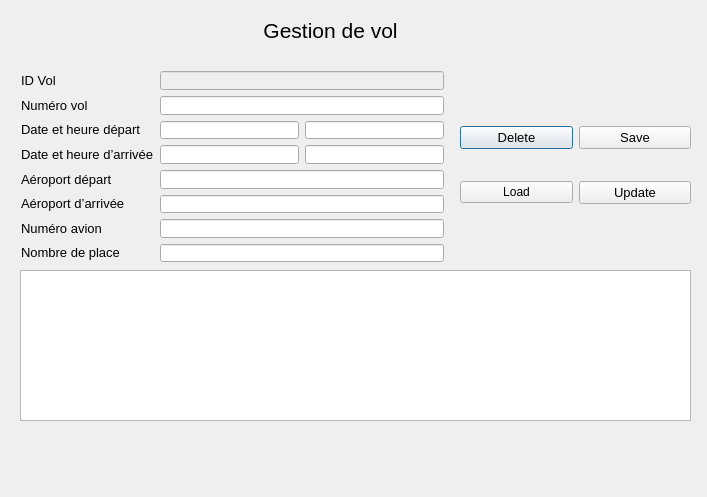
<?xml version="1.0" encoding="UTF-8"?>
<ui version="4.0">
 <class>GestionVol_Dialog</class>
 <widget class="QDialog" name="GestionVol_Dialog">
  <property name="geometry">
   <rect>
    <x>0</x>
    <y>0</y>
    <width>707</width>
    <height>497</height>
   </rect>
  </property>
  <property name="windowTitle">
   <string>Dialog</string>
  </property>
  <widget class="QTableView" name="tableView">
   <property name="geometry">
    <rect>
     <x>20</x>
     <y>270</y>
     <width>671</width>
     <height>151</height>
    </rect>
   </property>
  </widget>
  <widget class="QWidget" name="layoutWidget_2">
   <property name="geometry">
    <rect>
     <x>460</x>
     <y>100</y>
     <width>231</width>
     <height>131</height>
    </rect>
   </property>
   <layout class="QVBoxLayout" name="verticalLayout_4">
    <item>
     <layout class="QHBoxLayout" name="horizontalLayout_5">
      <item>
       <widget class="QPushButton" name="delete_2">
        <property name="font">
         <font>
          <family>Segoe UI</family>
          <pointsize>10</pointsize>
         </font>
        </property>
        <property name="text">
         <string>Delete</string>
        </property>
        <property name="icon">
         <iconset>
          <normaloff>Data/Pictures/delete.png</normaloff>Data/Pictures/delete.png</iconset>
        </property>
        <property name="iconSize">
         <size>
          <width>45</width>
          <height>45</height>
         </size>
        </property>
       </widget>
      </item>
      <item>
       <widget class="QPushButton" name="save">
        <property name="font">
         <font>
          <family>Segoe UI</family>
          <pointsize>10</pointsize>
         </font>
        </property>
        <property name="text">
         <string>Save</string>
        </property>
        <property name="icon">
         <iconset>
          <normaloff>Data/Pictures/save.png</normaloff>Data/Pictures/save.png</iconset>
        </property>
        <property name="iconSize">
         <size>
          <width>45</width>
          <height>45</height>
         </size>
        </property>
       </widget>
      </item>
     </layout>
    </item>
    <item>
     <layout class="QHBoxLayout" name="horizontalLayout_7">
      <item>
       <widget class="QPushButton" name="load">
        <property name="text">
         <string>Load</string>
        </property>
        <property name="icon">
         <iconset>
          <normaloff>Data/Pictures/load.png</normaloff>Data/Pictures/load.png</iconset>
        </property>
        <property name="iconSize">
         <size>
          <width>45</width>
          <height>45</height>
         </size>
        </property>
       </widget>
      </item>
      <item>
       <widget class="QPushButton" name="update">
        <property name="font">
         <font>
          <family>Segoe UI</family>
          <pointsize>10</pointsize>
         </font>
        </property>
        <property name="text">
         <string>Update</string>
        </property>
        <property name="icon">
         <iconset>
          <normaloff>Data/Pictures/update.png</normaloff>Data/Pictures/update.png</iconset>
        </property>
        <property name="iconSize">
         <size>
          <width>45</width>
          <height>45</height>
         </size>
        </property>
       </widget>
      </item>
     </layout>
    </item>
   </layout>
  </widget>
  <widget class="QLabel" name="label">
   <property name="geometry">
    <rect>
     <x>230</x>
     <y>20</y>
     <width>201</width>
     <height>21</height>
    </rect>
   </property>
   <property name="font">
    <font>
     <family>Segoe UI</family>
     <pointsize>16</pointsize>
    </font>
   </property>
   <property name="layoutDirection">
    <enum>Qt::LeftToRight</enum>
   </property>
   <property name="text">
    <string>Gestion de vol</string>
   </property>
   <property name="alignment">
    <set>Qt::AlignCenter</set>
   </property>
  </widget>
  <widget class="QWidget" name="">
   <property name="geometry">
    <rect>
     <x>21</x>
     <y>71</y>
     <width>423</width>
     <height>191</height>
    </rect>
   </property>
   <layout class="QHBoxLayout" name="horizontalLayout">
    <item>
     <layout class="QVBoxLayout" name="verticalLayout_2">
      <item>
       <widget class="QLabel" name="label_9">
        <property name="font">
         <font>
          <family>Segoe UI</family>
          <pointsize>10</pointsize>
         </font>
        </property>
        <property name="text">
         <string>ID Vol</string>
        </property>
       </widget>
      </item>
      <item>
       <widget class="QLabel" name="label_3">
        <property name="font">
         <font>
          <family>Segoe UI</family>
          <pointsize>10</pointsize>
         </font>
        </property>
        <property name="text">
         <string>Numéro vol                 </string>
        </property>
       </widget>
      </item>
      <item>
       <widget class="QLabel" name="label_4">
        <property name="font">
         <font>
          <family>Segoe UI</family>
          <pointsize>10</pointsize>
         </font>
        </property>
        <property name="text">
         <string>Date et heure départ   </string>
        </property>
       </widget>
      </item>
      <item>
       <widget class="QLabel" name="label_5">
        <property name="font">
         <font>
          <family>Segoe UI</family>
          <pointsize>10</pointsize>
         </font>
        </property>
        <property name="text">
         <string>Date et heure d’arrivée</string>
        </property>
       </widget>
      </item>
      <item>
       <widget class="QLabel" name="label_6">
        <property name="font">
         <font>
          <family>Segoe UI</family>
          <pointsize>10</pointsize>
         </font>
        </property>
        <property name="text">
         <string>Aéroport départ          </string>
        </property>
       </widget>
      </item>
      <item>
       <widget class="QLabel" name="label_7">
        <property name="font">
         <font>
          <family>Segoe UI</family>
          <pointsize>10</pointsize>
         </font>
        </property>
        <property name="text">
         <string>Aéroport d’arrivée       </string>
        </property>
       </widget>
      </item>
      <item>
       <widget class="QLabel" name="label_8">
        <property name="font">
         <font>
          <family>Segoe UI</family>
          <pointsize>10</pointsize>
         </font>
        </property>
        <property name="text">
         <string>Numéro avion            </string>
        </property>
       </widget>
      </item>
      <item>
       <widget class="QLabel" name="label_10">
        <property name="font">
         <font>
          <family>Segoe UI</family>
          <pointsize>10</pointsize>
         </font>
        </property>
        <property name="text">
         <string>Nombre de place</string>
        </property>
       </widget>
      </item>
     </layout>
    </item>
    <item>
     <layout class="QVBoxLayout" name="verticalLayout_3">
      <item>
       <widget class="QLineEdit" name="txt_idVol">
        <property name="enabled">
         <bool>false</bool>
        </property>
        <property name="readOnly">
         <bool>true</bool>
        </property>
       </widget>
      </item>
      <item>
       <widget class="QLineEdit" name="txt_numVol"/>
      </item>
      <item>
       <layout class="QHBoxLayout" name="horizontalLayout_4">
        <item>
         <widget class="QLineEdit" name="txt_dateDepart"/>
        </item>
        <item>
         <widget class="QLineEdit" name="txt_heureDepart"/>
        </item>
       </layout>
      </item>
      <item>
       <layout class="QHBoxLayout" name="horizontalLayout_6">
        <item>
         <widget class="QLineEdit" name="txt_dateArrivee"/>
        </item>
        <item>
         <widget class="QLineEdit" name="txt_heureArrivee"/>
        </item>
       </layout>
      </item>
      <item>
       <widget class="QLineEdit" name="txt_aeroportDepart">
        <property name="text">
         <string/>
        </property>
       </widget>
      </item>
      <item>
       <widget class="QLineEdit" name="txt_aeroportArrivee"/>
      </item>
      <item>
       <widget class="QLineEdit" name="txt_numAvion"/>
      </item>
      <item>
       <widget class="QLineEdit" name="txt_nombrePlace"/>
      </item>
     </layout>
    </item>
   </layout>
  </widget>
 </widget>
 <resources/>
 <connections/>
</ui>
